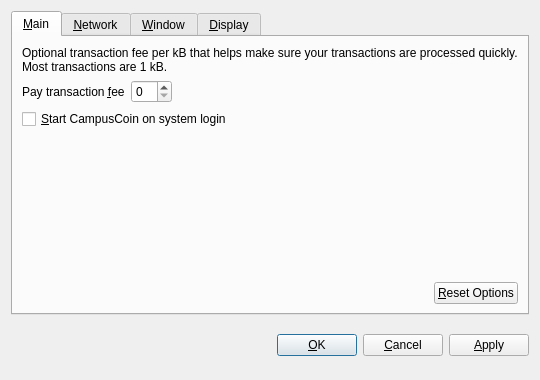
<?xml version="1.0" encoding="UTF-8"?>
<ui version="4.0">
 <class>OptionsDialog</class>
 <widget class="QDialog" name="OptionsDialog">
  <property name="geometry">
   <rect>
    <x>0</x>
    <y>0</y>
    <width>540</width>
    <height>380</height>
   </rect>
  </property>
  <property name="windowTitle">
   <string>Options</string>
  </property>
  <property name="modal">
   <bool>true</bool>
  </property>
  <layout class="QVBoxLayout" name="verticalLayout">
   <item>
    <widget class="QTabWidget" name="tabWidget">
     <property name="tabPosition">
      <enum>QTabWidget::North</enum>
     </property>
     <property name="currentIndex">
      <number>0</number>
     </property>
     <widget class="QWidget" name="tabMain">
      <attribute name="title">
       <string>&amp;Main</string>
      </attribute>
      <layout class="QVBoxLayout" name="verticalLayout_Main">
       <item>
        <widget class="QLabel" name="transactionFeeInfoLabel">
         <property name="text">
          <string>Optional transaction fee per kB that helps make sure your transactions are processed quickly. Most transactions are 1 kB.</string>
         </property>
         <property name="textFormat">
          <enum>Qt::PlainText</enum>
         </property>
         <property name="wordWrap">
          <bool>true</bool>
         </property>
        </widget>
       </item>
       <item>
        <layout class="QHBoxLayout" name="horizontalLayout_1_Main">
         <item>
          <widget class="QLabel" name="transactionFeeLabel">
           <property name="text">
            <string>Pay transaction &amp;fee</string>
           </property>
           <property name="textFormat">
            <enum>Qt::PlainText</enum>
           </property>
           <property name="buddy">
            <cstring>transactionFee</cstring>
           </property>
          </widget>
         </item>
         <item>
          <widget class="BitcoinAmountField" name="transactionFee"/>
         </item>
         <item>
          <spacer name="horizontalSpacer_1_Main">
           <property name="orientation">
            <enum>Qt::Horizontal</enum>
           </property>
           <property name="sizeHint" stdset="0">
            <size>
             <width>40</width>
             <height>20</height>
            </size>
           </property>
          </spacer>
         </item>
        </layout>
       </item>
       <item>
        <widget class="QCheckBox" name="bitcoinAtStartup">
         <property name="toolTip">
          <string>Automatically start CampusCoin after logging in to the system.</string>
         </property>
         <property name="text">
          <string>&amp;Start CampusCoin on system login</string>
         </property>
        </widget>
       </item>
       <item>
        <spacer name="verticalSpacer_Main">
         <property name="orientation">
          <enum>Qt::Vertical</enum>
         </property>
         <property name="sizeHint" stdset="0">
          <size>
           <width>20</width>
           <height>40</height>
          </size>
         </property>
        </spacer>
       </item>
       <item>
        <layout class="QHBoxLayout" name="horizontalLayout_2_Main">
         <item>
          <spacer name="horizontalSpacer_2_Main">
           <property name="orientation">
            <enum>Qt::Horizontal</enum>
           </property>
           <property name="sizeHint" stdset="0">
            <size>
             <width>40</width>
             <height>20</height>
            </size>
           </property>
          </spacer>
         </item>
         <item>
          <widget class="QPushButton" name="resetButton">
           <property name="toolTip">
            <string>Reset all client options to default.</string>
           </property>
           <property name="text">
            <string>&amp;Reset Options</string>
           </property>
           <property name="autoDefault">
            <bool>false</bool>
           </property>
          </widget>
         </item>
        </layout>
       </item>
      </layout>
     </widget>
     <widget class="QWidget" name="tabNetwork">
      <attribute name="title">
       <string>&amp;Network</string>
      </attribute>
      <layout class="QVBoxLayout" name="verticalLayout_Network">
       <item>
        <widget class="QCheckBox" name="mapPortUpnp">
         <property name="toolTip">
          <string>Automatically open the CampusCoin client port on the router. This only works when your router supports UPnP and it is enabled.</string>
         </property>
         <property name="text">
          <string>Map port using &amp;UPnP</string>
         </property>
        </widget>
       </item>
       <item>
        <widget class="QCheckBox" name="connectSocks">
         <property name="toolTip">
          <string>Connect to the CampusCoin network through a SOCKS proxy (e.g. when connecting through Tor).</string>
         </property>
         <property name="text">
          <string>&amp;Connect through SOCKS proxy:</string>
         </property>
        </widget>
       </item>
       <item>
        <layout class="QHBoxLayout" name="horizontalLayout_Network">
         <item>
          <widget class="QLabel" name="proxyIpLabel">
           <property name="text">
            <string>Proxy &amp;IP:</string>
           </property>
           <property name="textFormat">
            <enum>Qt::PlainText</enum>
           </property>
           <property name="buddy">
            <cstring>proxyIp</cstring>
           </property>
          </widget>
         </item>
         <item>
          <widget class="QValidatedLineEdit" name="proxyIp">
           <property name="maximumSize">
            <size>
             <width>140</width>
             <height>16777215</height>
            </size>
           </property>
           <property name="toolTip">
            <string>IP address of the proxy (e.g. 127.0.0.1)</string>
           </property>
          </widget>
         </item>
         <item>
          <widget class="QLabel" name="proxyPortLabel">
           <property name="text">
            <string>&amp;Port:</string>
           </property>
           <property name="textFormat">
            <enum>Qt::PlainText</enum>
           </property>
           <property name="buddy">
            <cstring>proxyPort</cstring>
           </property>
          </widget>
         </item>
         <item>
          <widget class="QLineEdit" name="proxyPort">
           <property name="maximumSize">
            <size>
             <width>55</width>
             <height>16777215</height>
            </size>
           </property>
           <property name="toolTip">
            <string>Port of the proxy (e.g. 9050)</string>
           </property>
          </widget>
         </item>
         <item>
          <widget class="QLabel" name="socksVersionLabel">
           <property name="text">
            <string>SOCKS &amp;Version:</string>
           </property>
           <property name="textFormat">
            <enum>Qt::PlainText</enum>
           </property>
           <property name="buddy">
            <cstring>socksVersion</cstring>
           </property>
          </widget>
         </item>
         <item>
          <widget class="QValueComboBox" name="socksVersion">
           <property name="toolTip">
            <string>SOCKS version of the proxy (e.g. 5)</string>
           </property>
          </widget>
         </item>
         <item>
          <spacer name="horizontalSpacer_Network">
           <property name="orientation">
            <enum>Qt::Horizontal</enum>
           </property>
           <property name="sizeHint" stdset="0">
            <size>
             <width>40</width>
             <height>20</height>
            </size>
           </property>
          </spacer>
         </item>
        </layout>
       </item>
       <item>
        <spacer name="verticalSpacer_Network">
         <property name="orientation">
          <enum>Qt::Vertical</enum>
         </property>
         <property name="sizeHint" stdset="0">
          <size>
           <width>20</width>
           <height>40</height>
          </size>
         </property>
        </spacer>
       </item>
      </layout>
     </widget>
     <widget class="QWidget" name="tabWindow">
      <attribute name="title">
       <string>&amp;Window</string>
      </attribute>
      <layout class="QVBoxLayout" name="verticalLayout_Window">
       <item>
        <widget class="QCheckBox" name="minimizeToTray">
         <property name="toolTip">
          <string>Show only a tray icon after minimizing the window.</string>
         </property>
         <property name="text">
          <string>&amp;Minimize to the tray instead of the taskbar</string>
         </property>
        </widget>
       </item>
       <item>
        <widget class="QCheckBox" name="minimizeOnClose">
         <property name="toolTip">
          <string>Minimize instead of exit the application when the window is closed. When this option is enabled, the application will be closed only after selecting Quit in the menu.</string>
         </property>
         <property name="text">
          <string>M&amp;inimize on close</string>
         </property>
        </widget>
       </item>
       <item>
        <spacer name="verticalSpacer_Window">
         <property name="orientation">
          <enum>Qt::Vertical</enum>
         </property>
         <property name="sizeHint" stdset="0">
          <size>
           <width>20</width>
           <height>40</height>
          </size>
         </property>
        </spacer>
       </item>
      </layout>
     </widget>
     <widget class="QWidget" name="tabDisplay">
      <attribute name="title">
       <string>&amp;Display</string>
      </attribute>
      <layout class="QVBoxLayout" name="verticalLayout_Display">
       <item>
        <layout class="QHBoxLayout" name="horizontalLayout_1_Display">
         <item>
          <widget class="QLabel" name="langLabel">
           <property name="text">
            <string>User Interface &amp;language:</string>
           </property>
           <property name="textFormat">
            <enum>Qt::PlainText</enum>
           </property>
           <property name="buddy">
            <cstring>lang</cstring>
           </property>
          </widget>
         </item>
         <item>
          <widget class="QValueComboBox" name="lang">
           <property name="toolTip">
            <string>The user interface language can be set here. This setting will take effect after restarting CampusCoin.</string>
           </property>
          </widget>
         </item>
        </layout>
       </item>
       <item>
        <layout class="QHBoxLayout" name="horizontalLayout_2_Display">
         <item>
          <widget class="QLabel" name="unitLabel">
           <property name="text">
            <string>&amp;Unit to show amounts in:</string>
           </property>
           <property name="textFormat">
            <enum>Qt::PlainText</enum>
           </property>
           <property name="buddy">
            <cstring>unit</cstring>
           </property>
          </widget>
         </item>
         <item>
          <widget class="QValueComboBox" name="unit">
           <property name="toolTip">
            <string>Choose the default subdivision unit to show in the interface and when sending coins.</string>
           </property>
          </widget>
         </item>
        </layout>
       </item>
       <item>
        <widget class="QCheckBox" name="displayAddresses">
         <property name="toolTip">
          <string>Whether to show CampusCoin addresses in the transaction list or not.</string>
         </property>
         <property name="text">
          <string>&amp;Display addresses in transaction list</string>
         </property>
        </widget>
       </item>
       <item>
        <widget class="QCheckBox" name="coinControlFeatures">
         <property name="toolTip">
          <string>Whether to show coin control features or not.</string>
         </property>
         <property name="text">
          <string>Display coin &amp;control features (experts only!)</string>
         </property>
        </widget>
       </item>
       <item>
        <spacer name="verticalSpacer_Display">
         <property name="orientation">
          <enum>Qt::Vertical</enum>
         </property>
         <property name="sizeHint" stdset="0">
          <size>
           <width>20</width>
           <height>40</height>
          </size>
         </property>
        </spacer>
       </item>
      </layout>
     </widget>
    </widget>
   </item>
   <item>
    <layout class="QHBoxLayout" name="horizontalLayout_Buttons">
     <item>
      <spacer name="horizontalSpacer_1">
       <property name="orientation">
        <enum>Qt::Horizontal</enum>
       </property>
       <property name="sizeHint" stdset="0">
        <size>
         <width>40</width>
         <height>48</height>
        </size>
       </property>
      </spacer>
     </item>
     <item>
      <widget class="QLabel" name="statusLabel">
       <property name="font">
        <font>
         <weight>75</weight>
         <bold>true</bold>
        </font>
       </property>
       <property name="text">
        <string/>
       </property>
       <property name="textFormat">
        <enum>Qt::PlainText</enum>
       </property>
       <property name="wordWrap">
        <bool>true</bool>
       </property>
      </widget>
     </item>
     <item>
      <spacer name="horizontalSpacer_2">
       <property name="orientation">
        <enum>Qt::Horizontal</enum>
       </property>
       <property name="sizeHint" stdset="0">
        <size>
         <width>40</width>
         <height>48</height>
        </size>
       </property>
      </spacer>
     </item>
     <item>
      <widget class="QPushButton" name="okButton">
       <property name="text">
        <string>&amp;OK</string>
       </property>
      </widget>
     </item>
     <item>
      <widget class="QPushButton" name="cancelButton">
       <property name="text">
        <string>&amp;Cancel</string>
       </property>
       <property name="autoDefault">
        <bool>false</bool>
       </property>
      </widget>
     </item>
     <item>
      <widget class="QPushButton" name="applyButton">
       <property name="text">
        <string>&amp;Apply</string>
       </property>
       <property name="autoDefault">
        <bool>false</bool>
       </property>
      </widget>
     </item>
    </layout>
   </item>
  </layout>
 </widget>
 <customwidgets>
  <customwidget>
   <class>BitcoinAmountField</class>
   <extends>QSpinBox</extends>
   <header>bitcoinamountfield.h</header>
  </customwidget>
  <customwidget>
   <class>QValueComboBox</class>
   <extends>QComboBox</extends>
   <header>qvaluecombobox.h</header>
  </customwidget>
  <customwidget>
   <class>QValidatedLineEdit</class>
   <extends>QLineEdit</extends>
   <header>qvalidatedlineedit.h</header>
  </customwidget>
 </customwidgets>
 <resources/>
 <connections/>
</ui>
